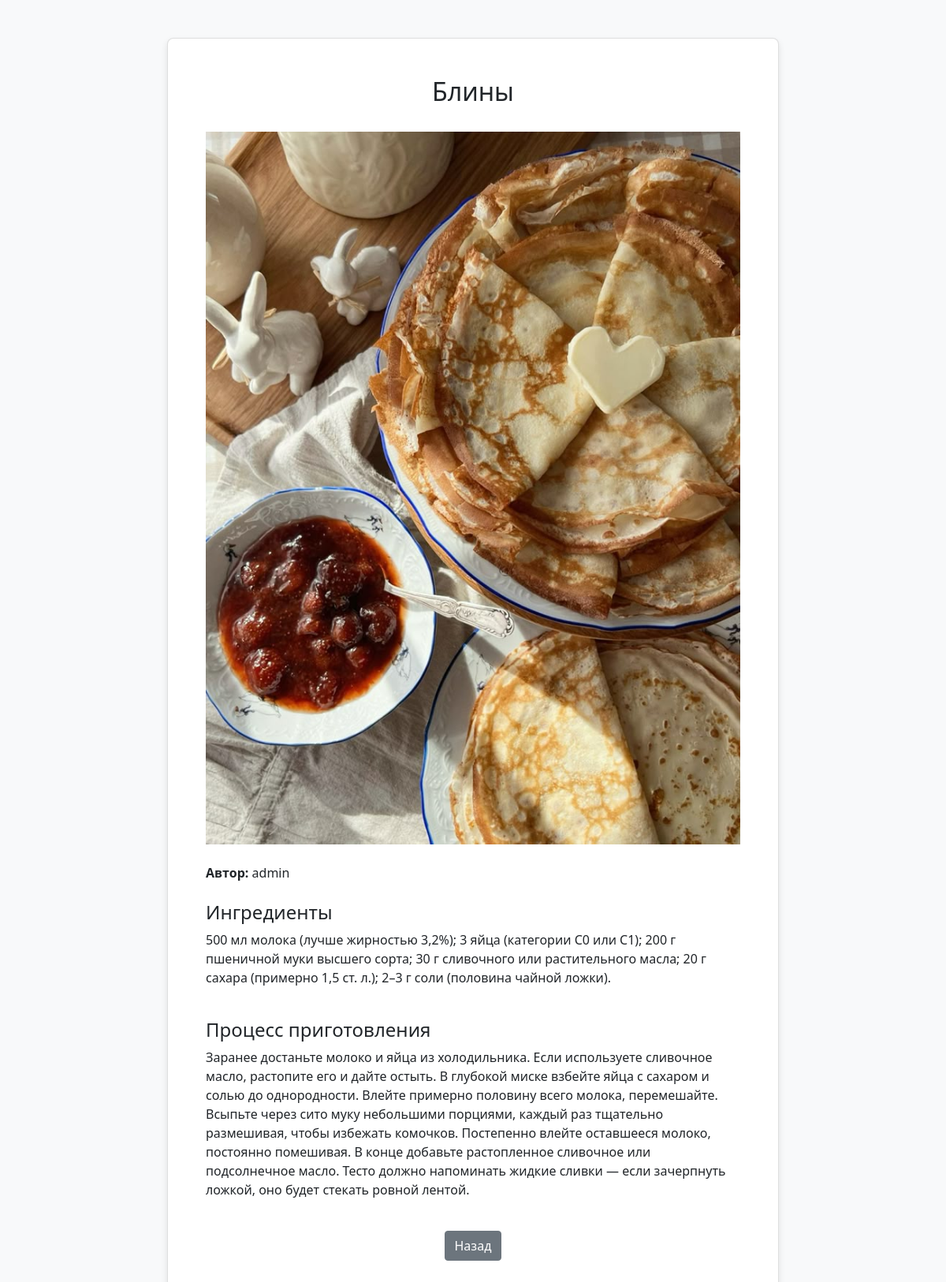
/recipe/1, run on the app's committed database.
### base.py (models this page shows)
class Recipes(SqlAlchemyBase):
    __tablename__ = 'recipes'
    id = sa.Column(sa.Integer,
                   primary_key=True,
                   autoincrement=True,
                   unique=True)
    user_id = sa.Column(sa.Integer,
                        ForeignKey('users.id'),
                        nullable=False)
    title = sa.Column(sa.String(255),
                      nullable=False)
    ingredients = sa.Column(sa.Text,
                            nullable=False)
    description = sa.Column(sa.Text,
                            nullable=False)
    image = sa.Column(sa.String(255),
                      nullable=True)
    user = orm.relationship("Users", back_populates="recipes")
    comments = orm.relationship("Comments",
                                order_by="Comments.id",
                                back_populates="recipe")

class Users(SqlAlchemyBase):
    __tablename__ = 'users'
    id = sa.Column(sa.Integer,
                   primary_key=True,
                   autoincrement=True,
                   unique=True)
    login = sa.Column(sa.String(255),
                      nullable=False,
                      unique=True)
    password = sa.Column(sa.String(255),
                         nullable=False)
    recipes = orm.relationship("Recipes",
                               order_by="Recipes.id",
                               back_populates="user")
    comments = orm.relationship("Comments",
                                order_by="Comments.id",
                                back_populates="user")

### main.py (the view)
@app.route('/recipe/<int:recipe_id>')
def view_recipe(recipe_id):
    recipe = db_session.query(Recipes).filter_by(id=recipe_id).first()
    if not recipe:
        flash('Рецепт не найден', 'danger')
        return redirect(url_for('main'))
    user = db_session.query(Users).filter_by(id=recipe.user_id).first()
    return render_template('view_recipe.html', recipe=recipe, author=user)

### templates/view_recipe.html
{% extends "base.html" %}
{% block content %}
<div class="container-fluid px-0">
    <div class="row mx-0 py-5">
        <div class="col-12 col-md-10 col-lg-8 mx-auto">
            <div class="card p-5" style="max-width: 1200px;">
                <div class="text-center mb-4">
                    <h2>{{ recipe.title }}</h2>
                </div>
                <div class="mb-4">
                    <img src="{{ url_for('static', filename='images/' + recipe.image) }}"
                         alt="Изображение рецепта"
                         class="img-fluid"
                         style="max-width: 100%; height: auto;">
                </div>
                <div class="mb-4">
                    <strong>Автор:</strong> {{ author.login }}
                </div>
                <div class="mb-4">
                    <h4>Ингредиенты</h4>
                    <p>{{ recipe.ingredients }}</p>
                </div>
                <div class="mb-4">
                    <h4>Процесс приготовления</h4>
                    <p>{{ recipe.description }}</p>
                </div>
                <div class="text-center">
                    <a href="{{ url_for('main') }}" class="btn btn-secondary">Назад</a>
                </div>
            </div>
        </div>
    </div>
</div>
{% endblock %}

### templates/base.html (style rules this page uses)
body { height: 100vh; background-color: #f8f9fa; }
.card { background-color: white; border-radius: 8px; box-shadow: 0 4px 8px rgba(0,0,0,0.1); max-width: 400px; width: 100%; }

### data on the page
Recipes: title "Блины", image (picture), ingredients "500 мл молока (лучше жирностью 3,2%); 3 яйца (категории С0 или С1); 200 г пшеничной муки высшего сорта; 30 г сливочного или растительного масла; 20 г сахара (примерно 1,5 ст. л.); 2–3 г соли (половина чайной ложки).", description "Заранее достаньте молоко и яйца из холодильника. Если используете сливочное масло, растопите его и дайте остыть. В глубокой миске взбейте яйца с сахаром и солью до однородности. Влейте примерно половину всего молока, перемешайте. Всыпьте через сито муку небольшими порциями, каждый раз тщательно размешивая, чтобы избежать комочков. Постепенно влейте оставшееся молоко, постоянно помешивая. В конце добавьте растопленное сливочное или подсолнечное масло. Тесто должно напоминать жидкие сливки — если зачерпнуть ложкой, оно будет стекать ровной лентой."
Users: login "admin"
